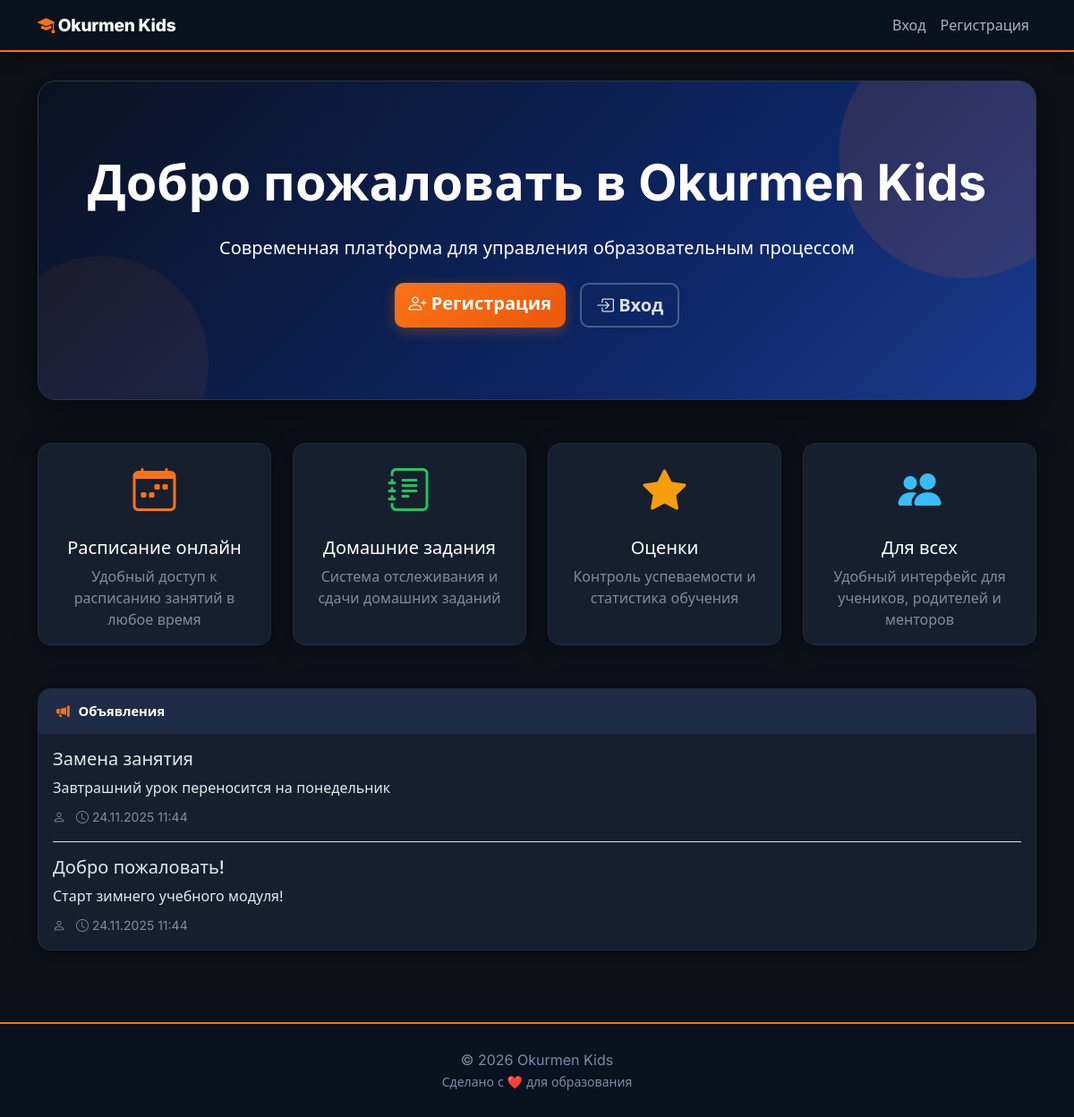
The app's page /, older data.
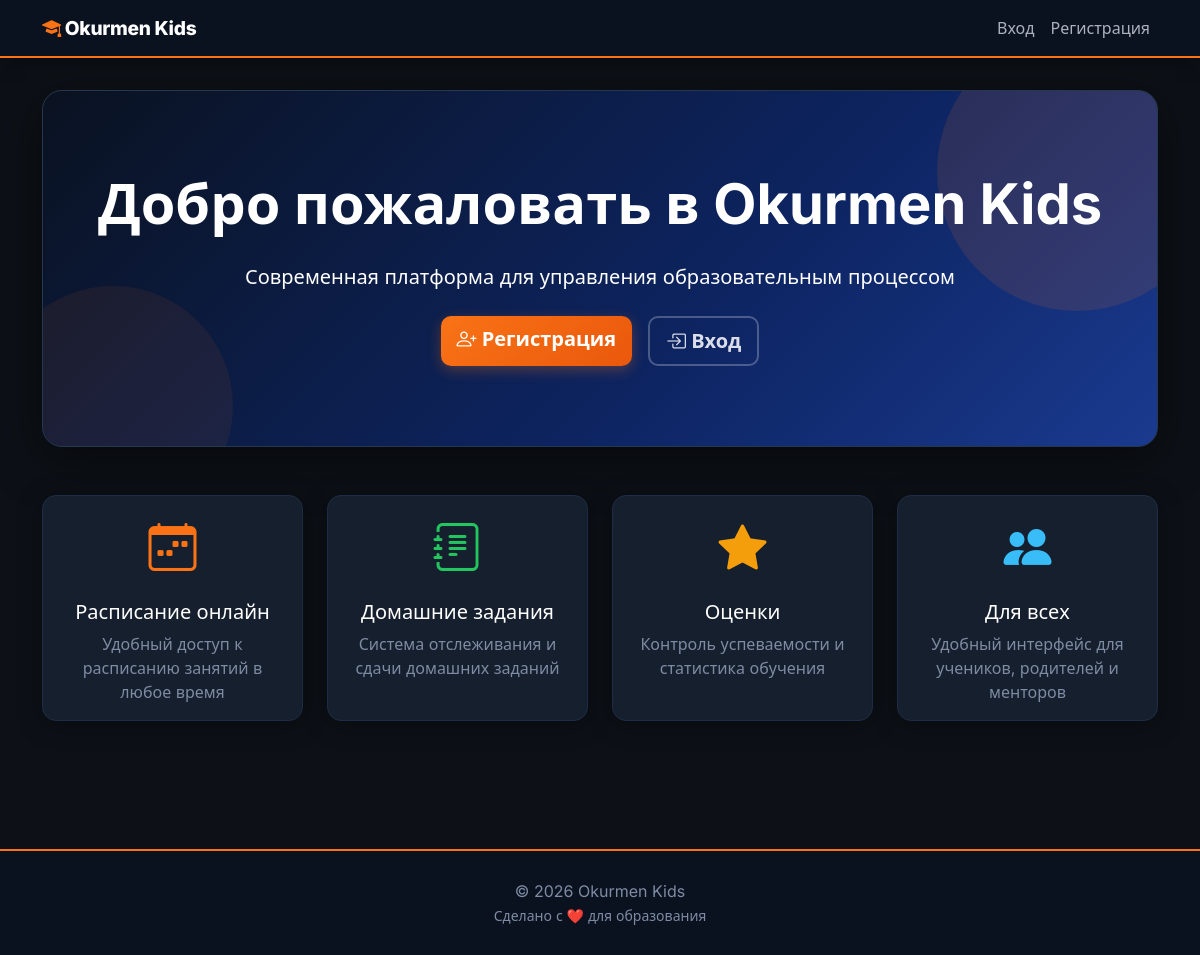
The same page, newer data.
### education/models/announcement.py (models this page shows, shortened)
class Announcement(models.Model):
    title = models.CharField(max_length=200)
    content = models.TextField()
    author = models.ForeignKey(User, on_delete=models.CASCADE, related_name='announcements')
    target_audience = models.CharField(max_length=20, choices=(
        ('all', 'Все'),
        ('parents', 'Родители'),
        ('students', 'Ученики'),
        ('mentors', 'Менторы'),
    ), default='all')
    course = models.ForeignKey(Course, on_delete=models.CASCADE, null=True, blank=True, related_name='announcements')
    is_pinned = models.BooleanField(default=False)
    created_at = models.DateTimeField(auto_now_add=True)
    updated_at = models.DateTimeField(auto_now=True)
    class Meta:
        verbose_name = 'Объявление'
        verbose_name_plural = 'Объявления'
        ordering = ['-is_pinned', '-created_at']

### education/views.py (the view)
# urls.py: 2. Add a URL to urlpatterns:  path('', views.home, name='home')
def home(request):
    announcements = Announcement.objects.filter(target_audience='all')[:5]
    return render(request, 'home.html', {'announcements': announcements})

### education/context_processors.py (called while the page is built, shortened)
def notifications(request):
    if not request.user.is_authenticated:
        return {}

### education/templates/home.html (shortened to what the changed rows need)
{% extends 'base.html' %}
{% block content %}
<div class="row mb-5">
    <div class="col-12">
        <div class="hero text-center">
            <h1 class="display-4 fw-bold mb-4">
                Добро пожаловать в Okurmen Kids
            </h1>
        </div>
    </div>
</div>
{% if announcements %}
<div class="row">
    <div class="col-12">
        <div class="card">
            <div class="card-header">
                <i class="bi bi-megaphone-fill"></i> Объявления
            </div>
            <div class="card-body">
                {% for announcement in announcements %}
                    <div class="{% if not forloop.last %}border-bottom pb-3 mb-3{% endif %}">
                        <div class="d-flex justify-content-between align-items-start">
                            <div>
                                <h5 class="mb-2">
                                    {{ announcement.title }}
                                </h5>
                                <p class="mb-2">{{ announcement.content|truncatewords:30 }}</p>
                                <small class="text-muted">
                                    <i class="bi bi-person"></i> {{ announcement.author.get_full_name }}
                                    <i class="bi bi-clock ms-2"></i> {{ announcement.created_at|date:"d.m.Y H:i" }}
                                </small>
                            </div>
                        </div>
                    </div>
                {% endfor %}
            </div>
        </div>
    </div>
</div>
{% endif %}
{% endblock %}

Row changes from the older to the newer data that the page shows:
removed Announcement: title "Замена занятия", content "Завтрашний урок переносится на понедельник", created_at "24.11.2025 11:44"
removed Announcement: title "Добро пожаловать!", content "Старт зимнего учебного модуля!", created_at "24.11.2025 11:44"
Text that changed along with them:
text no longer shown: "Объявления"
